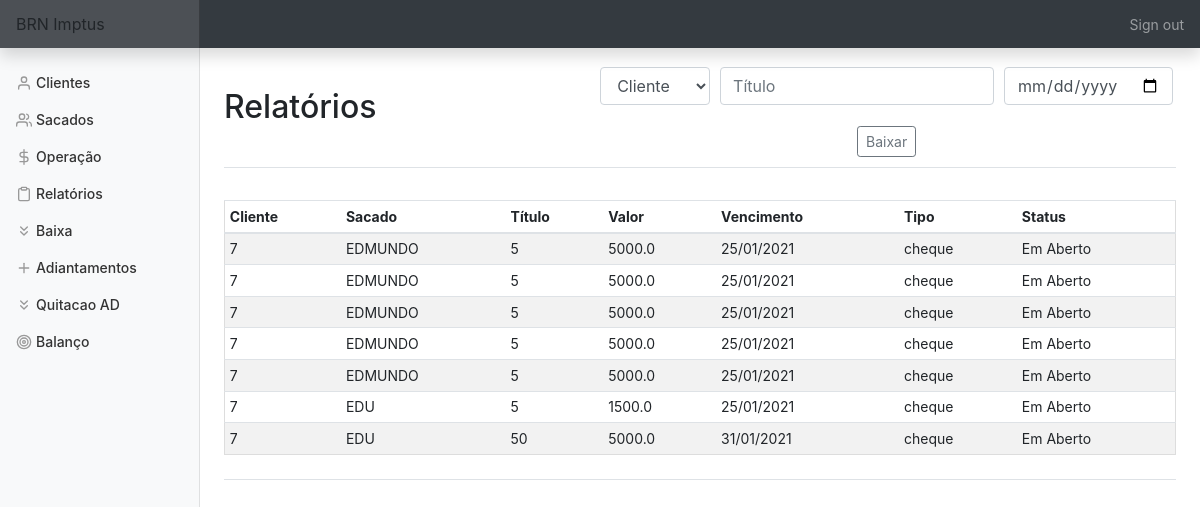
Page /baixa (signed in) on the earlier database version.
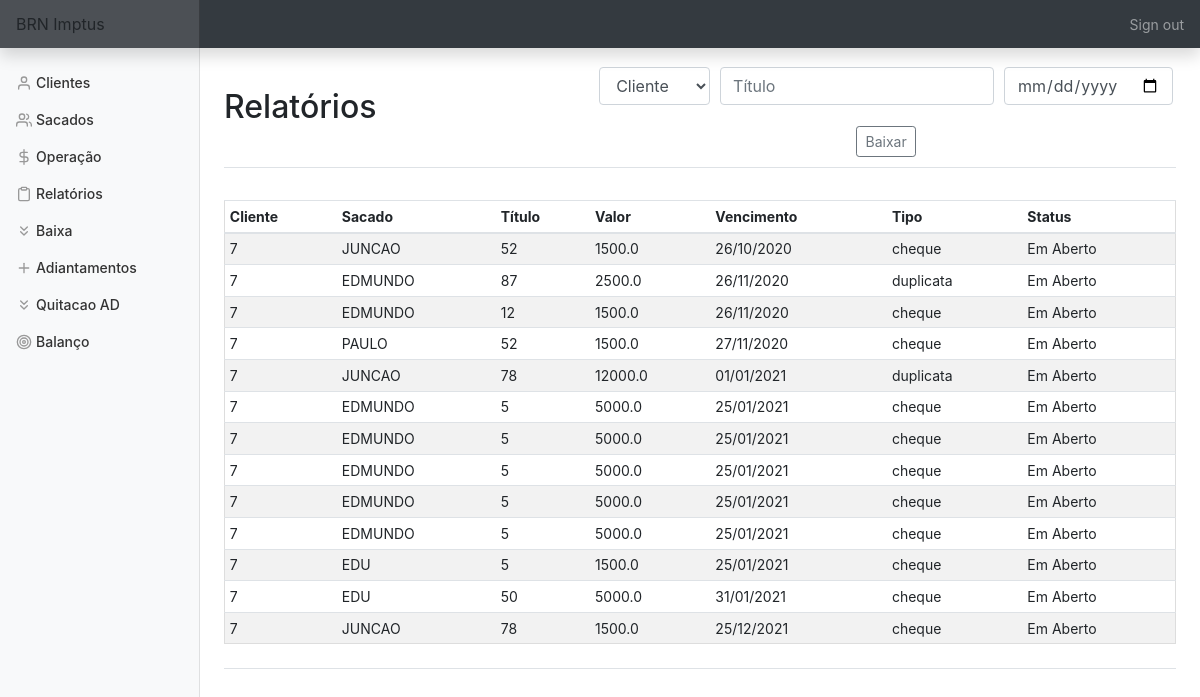
Same page on the later database version.
### tables this page shows
CREATE TABLE titulo (
    cliente_id INTEGER,
    sacado_id INTEGER,
    bordero INTEGER,
    titulo TEXT,
    vencimento DATE,
    valor FLOAT, 
    dt_negoc DATE,
    tipo TEXT,
    status TEXT,
    dt_baixa DATE, nm_sac TEXT,
    FOREIGN KEY (cliente_id) REFERENCES clientes(id),
    FOREIGN KEY (sacado_id) REFERENCES sacados(id));

### app.py (the view, shortened to what this page needs)
@app.route('/baixa', methods=['GET', 'POST'])
@login_required
def baixa():
    con = sqlite3.connect(DATABASE)
    con.row_factory = sqlite3.Row
    cur = con.cursor()
    cliente = cur.execute('SELECT nome FROM clientes')
    cliente = cur.fetchall()
    titlo = cur.execute('SELECT * FROM titulo WHERE status != "Quitado" ORDER BY vencimento')
    titlo = cur.fetchall()
    if request.method == 'GET':
        return render_template('baixa.html', cliente=cliente, titulo=titlo)

### app.py (called while the page is built)
@app.after_request
def after_request(response):
    response.headers["Cache-Control"] = "no-cache, no-store, must-revalidate"
    response.headers["Expires"] = 0
    response.headers["Pragma"] = "no-cache"
    return response

### helper.py (called while the page is built)
def login_required(f):
    @wraps(f)
    def decorated_function(*args, **kwargs):
        if session.get("user_id") is None:
            return redirect("/login")
        return f(*args, **kwargs)
    return decorated_function

### templates/baixa.html (shortened to what this page needs)
{% extends "layout.html" %}
{% block main %}
    <div class='d-flex justify-content-between flex-warp flex-md-nowrap align-items-center pt-3 pb-2 mb-3 border-bottom'>
        <h1 class='h2'>Relatórios</h1>
            <form action='baixa' method='POST'>
                <div class='form-group'>
                        <select class="form-control" name="cliente">
                            <option disabled selected value>Cliente</option>
                        </select>
                        <input name='titulo' autofocus class='form-control' placeholder='Título' type='text'>
                        <input name='dt_baixa' autofocus class='form-control' placeholder='Data da Baixa' type='date'>
                </div>
                <button type='submit' id='baixa' class='btn btn-sm btn-outline-secondary'>Baixar</button>
            </form>
    </div>
    <div class='d-flex justify-content-between flex-warp flex-md-nowrap align-items-center pt-3 pb-2 mb-3 border-bottom'>
        <div class='table-responsive'>
            <table class='table table-striped table-sm'>
                <thead>
                    <tr>
                        <th>Cliente</th>
                        <th>Sacado</th>
                        <th>Título</th>
                        <th>Valor</th>
                        <th>Vencimento</th>
                        <th>Tipo</th>
                        <th>Status</th>
                    </tr>
                </thead>
                <tbody>
                    {% for row in titulo %}
                        <tr>
                            <td>{{ row['cliente_id'] }}</td>
                            <td>{{ row['nm_sac'] }}</td>
                            <td>{{ row['titulo'] }}</td>
                            <td>{{ row['valor'] }}</td>
                            {% set lt = row['vencimento'].split('-') %}
                            <td>{{ lt[2]+'/'+lt[1]+'/'+lt[0] }}</td>
                            <td>{{ row['tipo'] }}</td>
                            <td>{{ row['status'] }}</td>
                        </tr>
                    {% endfor %}
                </tbody>
            </table>
        </div>
    </div>
{% endblock %}

Differences in the rows shown:
added titulo: cliente_id "7", nm_sac "JUNCAO", titulo "52", valor "1500.0", vencimento "26/10/2020", tipo "cheque", status "Em Aberto"
added titulo: cliente_id "7", nm_sac "EDMUNDO", titulo "87", valor "2500.0", vencimento "26/11/2020", tipo "duplicata", status "Em Aberto"
added titulo: cliente_id "7", nm_sac "EDMUNDO", titulo "12", valor "1500.0", vencimento "26/11/2020", tipo "cheque", status "Em Aberto"
added titulo: cliente_id "7", nm_sac "PAULO", titulo "52", valor "1500.0", vencimento "27/11/2020", tipo "cheque", status "Em Aberto"
added titulo: cliente_id "7", nm_sac "JUNCAO", titulo "78", valor "12000.0", vencimento "01/01/2021", tipo "duplicata", status "Em Aberto"
added titulo: cliente_id "7", nm_sac "JUNCAO", titulo "78", valor "1500.0", vencimento "25/12/2021", tipo "cheque", status "Em Aberto"
